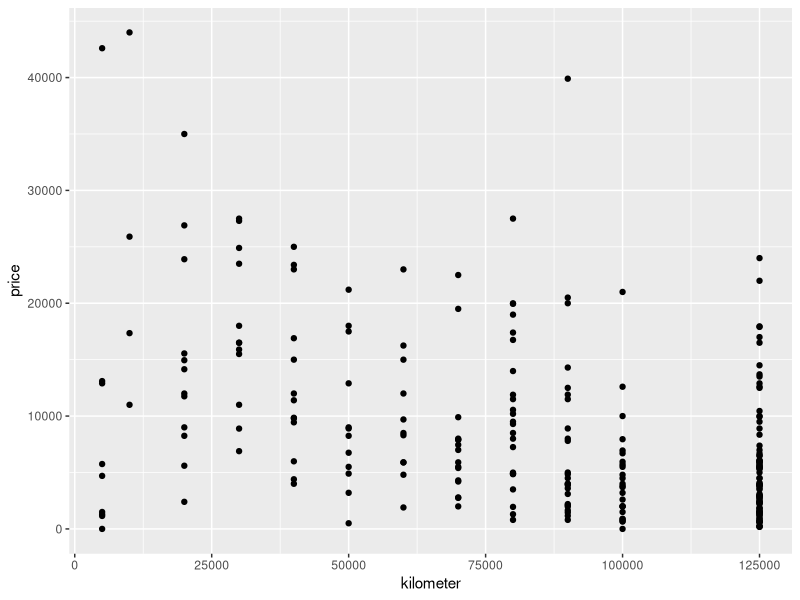
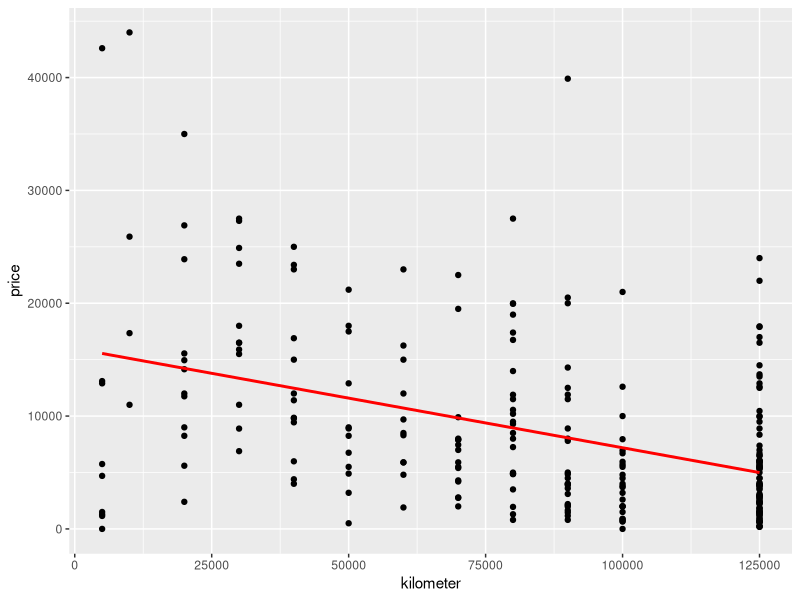

The R script that drew these images, in order:
# This will set the working directory to the folder of this file.
if (!is.null(parent.frame(2)$ofile)) {
  this.dir <- dirname(parent.frame(2)$ofile)
  setwd(this.dir)
}

# Load required libraries
library(ggplot2)
library(scales)
library(stats) #  Actually not needed, usually loaded automatically
library(data.table)

# Task: Predict the sales price on the basis of mileage

# Task (Part 1): Reading in data
cars <- fread("autos_prepared.csv")

# Task (Part 2): Draw Scatter Plot
g <- qplot(kilometer, price, data = cars)
print(g)

# Task (Part 3): Calculate model
model <- lm(price ~ kilometer, data = cars)
print(model)
# Price = 15990 - 0.08797 * km

# Task (part 4): Draw in graphic
g <- qplot(kilometer, price, data = cars) + 
  geom_smooth(method = "lm", se = FALSE, color = I("red"))

print(g)
